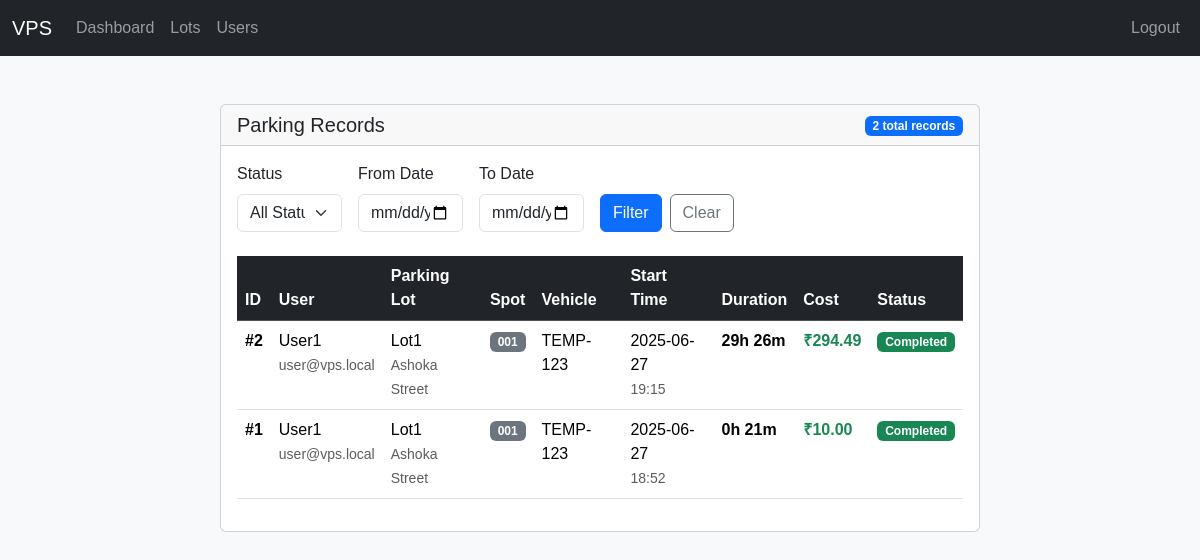
The app's page /admin/parking-records (signed in), older data.
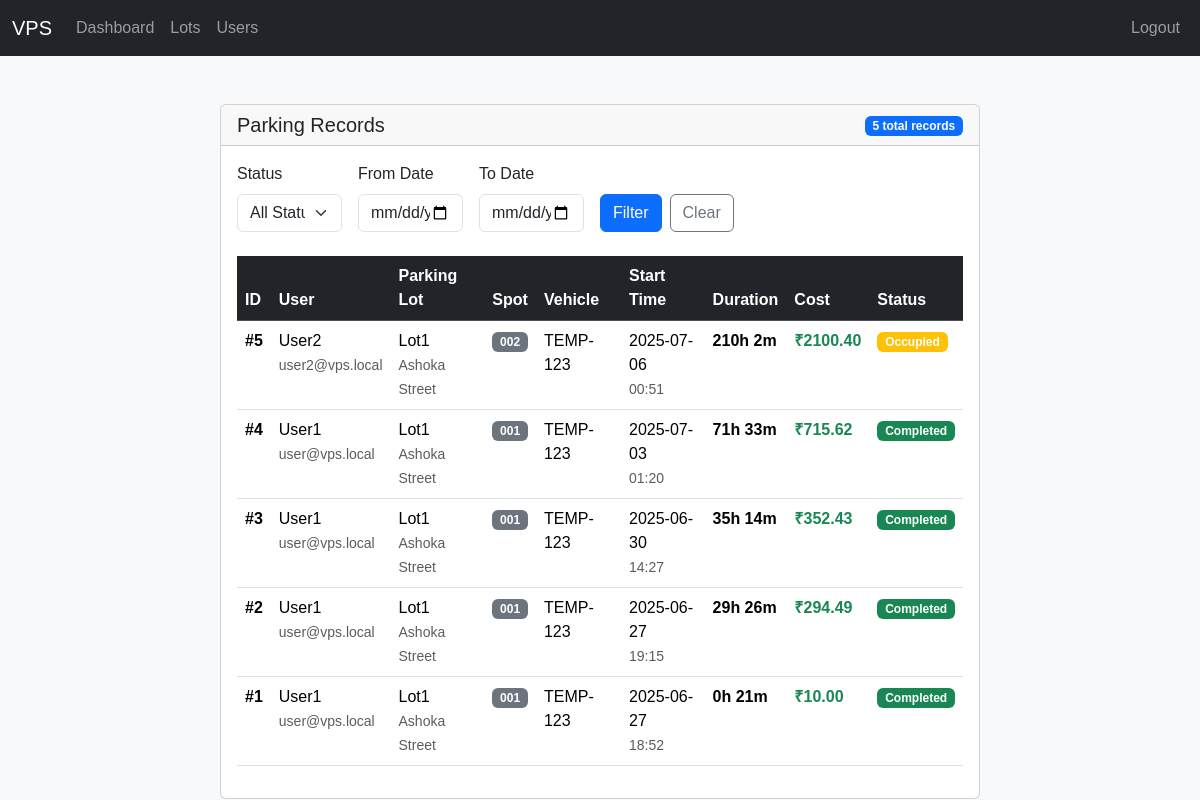
The same page, newer data.
### models/models.py (models this page shows, shortened)
class Reservation(Base):
    __tablename__ = "reservations"
    id = Column(Integer, primary_key=True)
    user_id = Column(Integer, ForeignKey("users.id"), nullable=False)
    parking_spot_id = Column(Integer, ForeignKey("parking_spots.id"), nullable=False)
    vehicle_number = Column(String, nullable=False)
    start_time = Column(DateTime, default=datetime.utcnow, nullable=False)
    occupy_time = Column(DateTime, nullable=True)
    end_time = Column(DateTime, nullable=True)
    user = relationship("User", back_populates="reservations")
    parking_spot = relationship("ParkingSpot", back_populates="reservations")

class User(Base):
    __tablename__ = "users"
    id = Column(Integer, primary_key=True)
    email = Column(String, unique=True, nullable=False)
    password = Column(String, nullable=False)
    full_name = Column(String, nullable=False)
    address = Column(String)
    phone = Column(String)
    pin_code = Column(String(10))
    reservations = relationship(
        "Reservation", back_populates="user", cascade="all, delete-orphan"
    )

class ParkingLot(Base):
    __tablename__ = "parking_lots"
    id = Column(Integer, primary_key=True)
    name = Column(String, nullable=False)
    address_line_1 = Column(String, nullable=False)
    address_line_2 = Column(String)
    address_line_3 = Column(String)
    pin_code = Column(String(10), nullable=False)
    price_per_hour = Column(Numeric(10, 2), nullable=False)
    number_of_spots = Column(Integer, nullable=False)
    spots = relationship(
        "ParkingSpot", back_populates="parking_lot", cascade="all, delete-orphan"
    )

class ParkingSpot(Base):
    __tablename__ = "parking_spots"
    id = Column(Integer, primary_key=True)
    spot_number = Column(String, nullable=False)
    status = Column(PgEnum(SpotStatus), default=SpotStatus.AVAILABLE, nullable=False)
    parking_lot_id = Column(Integer, ForeignKey("parking_lots.id"), nullable=False)
    parking_lot = relationship("ParkingLot", back_populates="spots")
    reservations = relationship(
        "Reservation", back_populates="parking_spot", cascade="all, delete-orphan"
    )

### app.py (the view)
@app.route("/admin/parking-records")
@login_required
@role_required("admin")
def admin_parking_records():
    with SessionLocal() as db:
        base_query = (
            db.query(Reservation)
            .options(
                selectinload(Reservation.user),
                selectinload(Reservation.parking_spot)
                .selectinload(ParkingSpot.parking_lot)
            )
            .order_by(Reservation.start_time.desc())
        )
        status_filter = request.args.get('status')
        date_from = request.args.get('date_from')
        date_to = request.args.get('date_to')
        if status_filter:
            if status_filter == 'active':
                base_query = base_query.filter(Reservation.end_time.is_(None))
            elif status_filter == 'completed':
                base_query = base_query.filter(Reservation.end_time.isnot(None))
        if date_from:
            try:
                date_from_obj = datetime.strptime(date_from, '%Y-%m-%d')
                base_query = base_query.filter(Reservation.start_time >= date_from_obj)
            except ValueError:
                pass
        if date_to:
            try:
                date_to_obj = datetime.strptime(date_to, '%Y-%m-%d')
                base_query = base_query.filter(Reservation.start_time <= date_to_obj)
            except ValueError:
                pass
        all_records = base_query.all()
        total_records_count = len(all_records)
        records_data = []
        for record in all_records:
            duration_minutes = 0
            session_cost = 0
            session_status = "Reserved"
            if record.end_time:
                duration_delta = record.end_time - record.start_time
                duration_minutes = int(duration_delta.total_seconds() / 60)
                session_cost = calculate_cost(record)
                session_status = "Completed"
            elif record.occupy_time:
                session_status = "Occupied"
                duration_delta = datetime.now() - record.start_time
                duration_minutes = int(duration_delta.total_seconds() / 60)
                session_cost = calculate_cost(record)
            else:
                session_status = "Reserved"
                duration_delta = datetime.now() - record.start_time
                duration_minutes = int(duration_delta.total_seconds() / 60)
                session_cost = calculate_cost(record)
            if duration_minutes > 0:
                hours = duration_minutes // 60
                minutes = duration_minutes % 60
                formatted_duration = f"{hours}h {minutes}m"
            else:
                formatted_duration = "0h 0m"
            record_data = {
                'reservation': record,
                'duration_minutes': duration_minutes,
                'formatted_duration': formatted_duration,
                'cost': session_cost,
                'status': session_status
            }
            records_data.append(record_data)
        return render_template("admin/parking_records.html",
                             records=records_data,
                             total_records=total_records_count,
                             filters={
                                 'status': status_filter,
                                 'date_from': date_from,
                                 'date_to': date_to
                             })

### app.py (called while the page is built)
def calculate_cost(reservation):
    if not reservation.end_time:
        current_time = datetime.now()
    else:
        current_time = reservation.end_time
    session_duration = current_time - reservation.start_time
    total_hours = max(1, session_duration.total_seconds() / 3600)
    hourly_rate = float(reservation.parking_spot.parking_lot.price_per_hour)
    total_fee = round(total_hours * hourly_rate, 2)
    return total_fee

def login_required(view_function):
    @wraps(view_function)
    def authentication_wrapper(*args, **kwargs):
        if "user_id" not in session:
            flash("Authentication required. Please log in to continue.")
            return redirect(url_for("login"))
        return view_function(*args, **kwargs)
    return authentication_wrapper

def role_required(required_role):
    def role_decorator(view_function):
        @wraps(view_function)
        def role_wrapper(*args, **kwargs):
            if session.get("role") != required_role:
                flash("Access denied. Insufficient privileges.")
                return redirect(url_for("login"))
            return view_function(*args, **kwargs)
        return role_wrapper
    return role_decorator

### templates/admin/parking_records.html (shortened to what this page needs)
{% extends 'base.html' %}
{% block content %}
<div class="container-fluid mt-4 px-0">
    <div class="card">
        <div class="card-header">
            <div class="row align-items-center">
                <div class="col">
                    <h5 class="card-title mb-0">
                         Parking Records
                    </h5>
                </div>
                <div class="col-auto">
                    <span class="badge bg-primary">{{ total_records }} total records</span>
                </div>
            </div>
        </div>
        <div class="card-body">
            <form method="GET" class="row g-3 mb-4">
                <div class="col-md-2">
                    <label class="form-label">Status</label>
                    <select name="status" class="form-select">
                        <option value="">All Status</option>
                    </select>
                </div>
                <div class="col-md-2">
                    <label class="form-label">From Date</label>
                    <input type="date" name="date_from" class="form-control" value="{{ filters.date_from or '' }}">
                </div>
                <div class="col-md-2">
                    <label class="form-label">To Date</label>
                    <input type="date" name="date_to" class="form-control" value="{{ filters.date_to or '' }}">
                </div>
                <div class="col-md-4">
                    <label class="form-label">&nbsp;</label>
                    <div class="d-flex gap-2">
                        <button type="submit" class="btn btn-primary">
                             Filter
                        </button>
                        <a href="{{ url_for('admin_parking_records') }}" class="btn btn-outline-secondary">
                             Clear
                        </a>
                    </div>
                </div>
            </form>
            <div class="table-responsive">
                <table class="table table-hover">
                    <thead class="table-dark">
                        <tr>
                            <th>ID</th>
                            <th>User</th>
                            <th>Parking Lot</th>
                            <th>Spot</th>
                            <th>Vehicle</th>
                            <th>Start Time</th>
                            <th>Duration</th>
                            <th>Cost</th>
                            <th>Status</th>
                        </tr>
                    </thead>
                    <tbody>
                        {% for record in records %}
                            <tr>
                                <td><strong>#{{ record.reservation.id }}</strong></td>
                                <td>
                                    <div>{{ record.reservation.user.full_name }}</div>
                                    <small class="text-muted">{{ record.reservation.user.email }}</small>
                                </td>
                                <td>
                                    <div>{{ record.reservation.parking_spot.parking_lot.name }}</div>
                                    <small class="text-muted">{{ record.reservation.parking_spot.parking_lot.address_line_1 }}</small>
                                </td>
                                <td>
                                    <span class="badge bg-secondary">{{ record.reservation.parking_spot.spot_number }}</span>
                                </td>
                                <td>{{ record.reservation.vehicle_number }}</td>
                                <td>
                                    <div>{{ record.reservation.start_time.strftime('%Y-%m-%d') }}</div>
                                    <small class="text-muted">{{ record.reservation.start_time.strftime('%H:%M') }}</small>
                                </td>
                                <td>
                                    <strong>{{ record.get('formatted_duration', 'N/A') }}</strong>
                                </td>
                                <td>
                                    {% if record.cost > 0 %}
                                        <strong class="text-success">₹{{ "%.2f"|format(record.cost) }}</strong>
                                    {% else %}
                                        <span class="text-muted">-</span>
                                    {% endif %}
                                </td>
                                <td>
                                    {% if record.status == 'Completed' %}
                                        <span class="badge bg-success">{{ record.status }}</span>
                                    {% elif record.status == 'Occupied' %}
                                        <span class="badge bg-warning">{{ record.status }}</span>
                                    {% else %}
                                        <span class="badge bg-primary">{{ record.status }}</span>
                                    {% endif %}
                                </td>
                            </tr>
                        {% endfor %}
                    </tbody>
                </table>
            </div>
        </div>
    </div>
</div>
{% endblock %}

### templates/base.html (shortened to what this page needs)
<!DOCTYPE html>
<html lang="en">
<head>
  <link href="https://cdn.jsdelivr.net/npm/bootstrap@5.3.2/dist/css/bootstrap.min.css" rel="stylesheet">
  <link rel="stylesheet" href="{{ url_for('static', filename='style.css') }}">
</head>
<body>
  <nav class="navbar navbar-expand-lg navbar-dark bg-dark mb-4">
    <div class="container-fluid">
      <a class="navbar-brand" href="#">VPS</a>
      <div class="collapse navbar-collapse" id="navbarNav">
        <ul class="navbar-nav me-auto">
          {% if session.get('role')=='admin' %}
            <li class="nav-item"><a class="nav-link" href="/admin">Dashboard</a></li>
            <li class="nav-item"><a class="nav-link" href="/admin/lots">Lots</a></li>
            <li class="nav-item"><a class="nav-link" href="/admin/users">Users</a></li>
          {% elif session.get('role')=='user' %}
            <li class="nav-item"><a class="nav-link" href="/dashboard">Dashboard</a></li>
          {% endif %}
        </ul>
        <ul class="navbar-nav">
          {% if session.get('user_id') %}
            <li class="nav-item"><a class="nav-link" href="/logout">Logout</a></li>
          {% endif %}
        </ul>
      </div>
    </div>
  </nav>
  <div class="container-fluid px-2 px-md-4">
    <div class="row justify-content-center">
      <div class="col-12 col-md-10 col-lg-8">
        {% block content %}{% endblock %}
      </div>
    </div>
  </div>
</body>
</html>

### static/style.css (style rules this page uses)
body { font-family: Arial, sans-serif; background-color: #f8f9fa; margin: 0; padding: 0; }
h1, h2, h3, h4, h5, h6 { color: #333; }

### templates/base.html (style rules this page uses)
.card, form { max-width: 100%; }

Row changes from the older to the newer data that the page shows:
added Reservation: reservation.id "5", reservation.vehicle_number "TEMP-123", reservation.start_time "2025-07-06", reservation.start_time "00:51"
added User: reservation.user.full_name "User2", reservation.user.email "user2@vps.local"
now on this page (row edited): ParkingSpot: reservation.parking_spot.spot_number "002"
added Reservation: reservation.id "4", reservation.vehicle_number "TEMP-123", reservation.start_time "2025-07-03", reservation.start_time "01:20"
added Reservation: reservation.id "3", reservation.vehicle_number "TEMP-123", reservation.start_time "2025-06-30", reservation.start_time "14:27"
Text that changed along with them:
{{ total_records }}: "2" → "5"
new list line: "# 210h 2m ₹ 2100.40 Occupied"
new list line: "Lot1 Ashoka Street"
new list line: "# 71h 33m ₹ 715.62 Completed"
new list line: "User1 user@vps.local"
new list line: "001"
new list line: "# 35h 14m ₹ 352.43 Completed"
